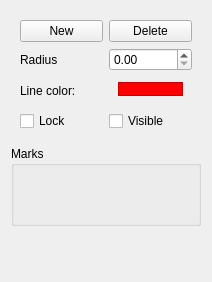
<?xml version="1.0" encoding="UTF-8"?>
<ui version="4.0">
 <class>MarkProperties</class>
 <widget class="QWidget" name="MarkProperties">
  <property name="geometry">
   <rect>
    <x>0</x>
    <y>0</y>
    <width>212</width>
    <height>282</height>
   </rect>
  </property>
  <property name="windowTitle">
   <string>Mark Plugin</string>
  </property>
  <property name="windowIcon">
   <iconset>
    <normaloff>:/static/default/icon/22x22/edit-select.png</normaloff>:/static/default/icon/22x22/edit-select.png</iconset>
  </property>
  <layout class="QVBoxLayout" name="verticalLayout">
   <item>
    <widget class="QWidget" name="widget" native="true">
     <property name="minimumSize">
      <size>
       <width>0</width>
       <height>0</height>
      </size>
     </property>
     <layout class="QGridLayout" name="gridLayout_4">
      <item row="2" column="0">
       <widget class="QLabel" name="label">
        <property name="text">
         <string>Radius</string>
        </property>
       </widget>
      </item>
      <item row="3" column="0">
       <widget class="QLabel" name="label_3">
        <property name="text">
         <string>Line color:</string>
        </property>
       </widget>
      </item>
      <item row="3" column="1">
       <layout class="QHBoxLayout" name="horizontalLayout_4">
        <item>
         <widget class="QWidget" name="widget_2" native="true">
          <property name="minimumSize">
           <size>
            <width>70</width>
            <height>28</height>
           </size>
          </property>
          <property name="maximumSize">
           <size>
            <width>16777215</width>
            <height>28</height>
           </size>
          </property>
          <layout class="QGridLayout" name="gridLayout_2">
           <property name="topMargin">
            <number>5</number>
           </property>
           <item row="0" column="0">
            <widget class="QFrame" name="lineColorFrame">
             <property name="minimumSize">
              <size>
               <width>60</width>
               <height>0</height>
              </size>
             </property>
             <property name="maximumSize">
              <size>
               <width>16777215</width>
               <height>14</height>
              </size>
             </property>
             <property name="styleSheet">
              <string notr="true">background-color: rgb(255, 0, 0);</string>
             </property>
             <property name="frameShape">
              <enum>QFrame::StyledPanel</enum>
             </property>
             <property name="frameShadow">
              <enum>QFrame::Raised</enum>
             </property>
            </widget>
           </item>
          </layout>
         </widget>
        </item>
       </layout>
      </item>
      <item row="2" column="1">
       <widget class="QDoubleSpinBox" name="thicknessBox"/>
      </item>
      <item row="4" column="1">
       <widget class="QCheckBox" name="visible">
        <property name="text">
         <string>Visible</string>
        </property>
       </widget>
      </item>
      <item row="4" column="0">
       <widget class="QCheckBox" name="lock">
        <property name="text">
         <string>Lock</string>
        </property>
       </widget>
      </item>
      <item row="1" column="1">
       <widget class="QPushButton" name="deleteMarkButton">
        <property name="text">
         <string>Delete</string>
        </property>
        <property name="icon">
         <iconset resource="../../../../measure/resources/ui/qt/resources.qrc">
          <normaloff>:/static/default/icon/22x22/edit-delete.png</normaloff>:/static/default/icon/22x22/edit-delete.png</iconset>
        </property>
       </widget>
      </item>
      <item row="1" column="0">
       <widget class="QPushButton" name="newMarkButton">
        <property name="text">
         <string>New</string>
        </property>
        <property name="icon">
         <iconset resource="../../../../measure/resources/ui/qt/resources.qrc">
          <normaloff>:/static/default/icon/22x22/document-new.png</normaloff>:/static/default/icon/22x22/document-new.png</iconset>
        </property>
       </widget>
      </item>
     </layout>
    </widget>
   </item>
   <item>
    <widget class="QGroupBox" name="markGroup">
     <property name="minimumSize">
      <size>
       <width>0</width>
       <height>80</height>
      </size>
     </property>
     <property name="title">
      <string>Marks</string>
     </property>
    </widget>
   </item>
   <item>
    <spacer name="verticalSpacer">
     <property name="orientation">
      <enum>Qt::Vertical</enum>
     </property>
     <property name="sizeHint" stdset="0">
      <size>
       <width>20</width>
       <height>40</height>
      </size>
     </property>
    </spacer>
   </item>
  </layout>
 </widget>
 <resources>
  <include location="resources.qrc"/>
  <include location="../../../../measure/resources/ui/qt/resources.qrc"/>
 </resources>
 <connections/>
</ui>
